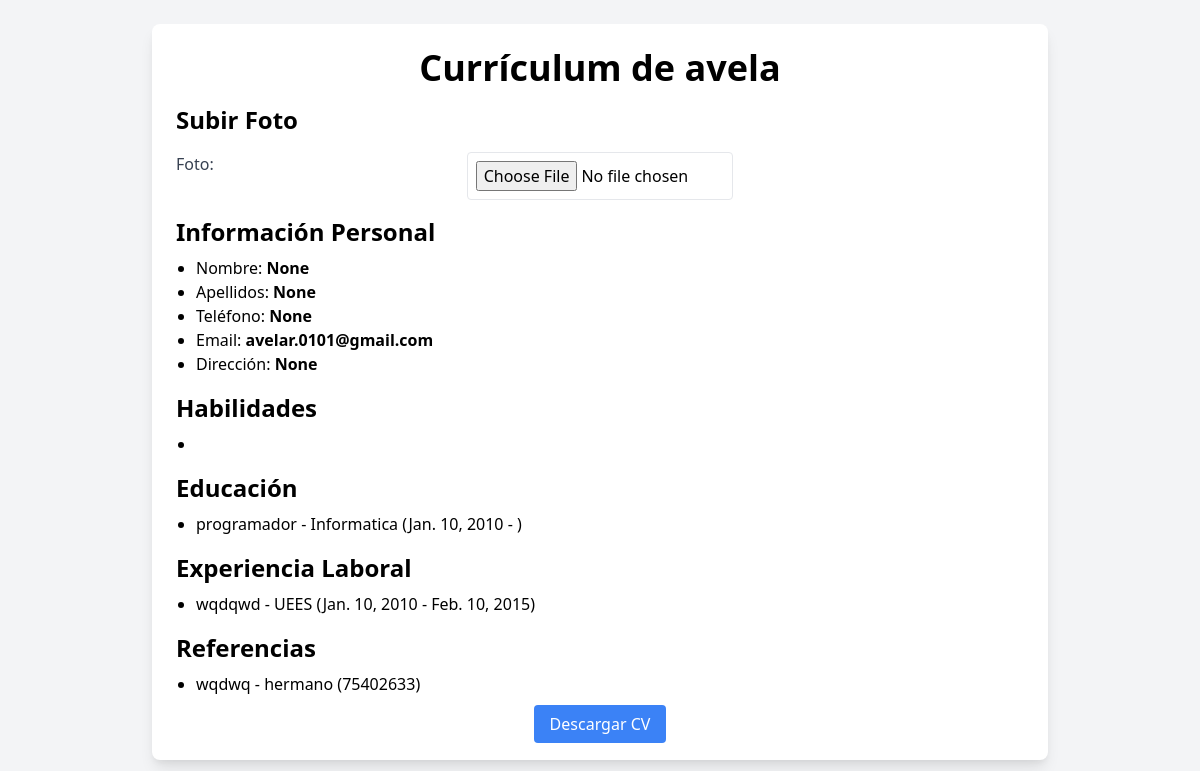
The app's page /curriculum/17/ (signed in) with its own data.
### curriculum/models.py (models this page shows, shortened)
class Curriculum(models.Model):
    usuario = models.ForeignKey(Usuario, on_delete=models.CASCADE)
    fecha_creacion = models.DateTimeField(auto_now_add=True)
    plantilla_seleccionada = models.CharField(max_length=100)
    formato_exportacion = models.CharField(max_length=100)
    nombres = models.CharField(max_length=100, blank=True, null=True)  # Campo para Nombres
    apellidos = models.CharField(max_length=100, blank=True, null=True)  # Campo para Apellidos
    telefono = models.CharField(max_length=15, blank=True, null=True)  # Campo para Teléfono
    direccion = models.CharField(max_length=255, blank=True, null=True)  # Campo para Dirección
    foto = models.ImageField(upload_to='fotos/', null=True, blank=True)
    from django.db import models

class Usuario(AbstractUser):
    es_premium = models.BooleanField(default=False)
    groups = models.ManyToManyField(
        'auth.Group',
        related_name='usuarios_curriculum',  # Agrega related_name aquí
        blank=True,
        help_text='The groups this user belongs to. A user will get all permissions granted to each of their groups.',
        verbose_name='groups',
    )
    user_permissions = models.ManyToManyField(
        'auth.Permission',
        related_name='usuarios_curriculum',  # Agrega related_name aquí
        blank=True,
        help_text='Specific permissions for this user.',
        verbose_name='user permissions'
    )

class Educacion(models.Model):
    curriculum = models.ForeignKey(Curriculum, on_delete=models.CASCADE, related_name="educaciones")
    institucion = models.CharField(max_length=100)
    titulo = models.CharField(max_length=100)
    fecha_inicio = models.DateField()
    fecha_finalizacion = models.DateField()

class ExperienciaLaboral(models.Model):
    curriculum = models.ForeignKey(Curriculum, on_delete=models.CASCADE, related_name="experiencias")
    empresa = models.CharField(max_length=100)
    cargo = models.CharField(max_length=100)
    fecha_inicio = models.DateField()
    fecha_fin = models.DateField()
    descripcion = models.TextField()

class Referencia(models.Model):
    curriculum = models.ForeignKey(Curriculum, on_delete=models.CASCADE, related_name="referencias")
    nombre = models.CharField(max_length=100)
    edad = models.IntegerField()
    telefono = models.CharField(max_length=15)
    parentesco = models.CharField(max_length=100)

### curriculum/views.py (the view)
# urls.py: path('curriculum/<int:curriculum_id>/', views.curriculum_detalle, name='curriculum_detalle'),  # Detalles del currículum
@login_required
def curriculum_detalle(request, curriculum_id):
    curriculum = get_object_or_404(Curriculum, id=curriculum_id)
    if curriculum.usuario != request.user:
        return HttpResponseForbidden("No tienes permiso para acceder a este currículum.")
    experiencias = curriculum.experiencias.all()
    educaciones = curriculum.educaciones.all()
    habilidades = curriculum.habilidades.all()
    referencias = curriculum.referencias.all()
    context = {
        'curriculum': curriculum,
        'usuario': curriculum.usuario,
        'experiencias': experiencias,
        'educaciones': educaciones,
        'habilidades': habilidades,
        'referencias': referencias,
    }
    return render(request, 'curriculum/cv_template_1.html', context)

### curriculum/templates/curriculum/cv_template_1.html (shortened to what this page needs)
{% load static %}
<!DOCTYPE html>
<html lang="es">
<head>
    <link rel="stylesheet" href="{% static 'css/styles.css' %}">
    <link href="https://cdn.jsdelivr.net/npm/tailwindcss@2.2.19/dist/tailwind.min.css" rel="stylesheet">
</head>
<body class="bg-gray-100 p-6">
    <div class="max-w-4xl mx-auto bg-white shadow-lg rounded-lg p-6">
        <h1 class="text-4xl font-bold text-center mb-4">Currículum de {{ curriculum.usuario.username }}</h1>
        <h2 class="text-2xl font-semibold mb-4">Subir Foto</h2>
        <div class="grid grid-cols-1 md:grid-cols-3 gap-6 mb-4">
            <label for="id_foto" class="block text-gray-700">Foto:</label>
            <input type="file" name="foto" id="id_foto" accept="image/*" class="border rounded p-2">
        </div>
        <h2 class="text-2xl font-semibold mb-2">Información Personal</h2>
        <ul class="list-disc ml-5 mb-4">
            <li>Nombre: <strong>{{ curriculum.nombres }}</strong></li>
            <li>Apellidos: <strong>{{ curriculum.apellidos }}</strong></li>
            <li>Teléfono: <strong>{{ curriculum.telefono }}</strong></li>
            <li>Email: <strong>{{ curriculum.usuario.email }}</strong></li>
            <li>Dirección: <strong>{{ curriculum.direccion }}</strong></li>
        </ul>
        <h2 class="text-2xl font-semibold mb-2">Habilidades</h2>
        {% if habilidades %}
            <ul class="list-disc ml-5 mb-4">
            {% for habilidad in habilidades %}
                <li>{{ habilidad.nombre }}</li>
            {% endfor %}
            </ul>
        {% else %}
            <p>No hay habilidades disponibles.</p>
        {% endif %}
        <h2 class="text-2xl font-semibold mb-2">Educación</h2>
        {% if educaciones %}
            <ul class="list-disc ml-5 mb-4">
            {% for educacion in educaciones %}
                <li>{{ educacion.titulo }} - {{ educacion.institucion }} ({{ educacion.fecha_inicio }} - {{ educacion.fecha_fin }})</li>
            {% endfor %}
            </ul>
        {% else %}
            <p>No hay información de educación disponible.</p>
        {% endif %}
        <h2 class="text-2xl font-semibold mb-2">Experiencia Laboral</h2>
        {% if experiencias %}
            <ul class="list-disc ml-5 mb-4">
            {% for experiencia in experiencias %}
                <li>{{ experiencia.cargo }} - {{ experiencia.empresa }} ({{ experiencia.fecha_inicio }} - {{ experiencia.fecha_fin }})</li>
            {% endfor %}
            </ul>
        {% else %}
            <p>No hay experiencia laboral disponible.</p>
        {% endif %}
        <h2 class="text-2xl font-semibold mb-2">Referencias</h2>
        {% if referencias %}
            <ul class="list-disc ml-5 mb-4">
            {% for referencia in referencias %}
                <li>{{ referencia.nombre }} - {{ referencia.parentesco }} ({{ referencia.telefono }})</li>
            {% endfor %}
            </ul>
        {% else %}
            <p>No hay referencias disponibles.</p>
        {% endif %}
        <div class="text-center">
            <a href="{% url 'descargar_cv_1' curriculum.usuario.id %}" class="bg-blue-500 text-white py-2 px-4 rounded hover:bg-blue-700">
                Descargar CV
            </a>
        </div>
    </div>
</body>
</html>

### static/css/styles.css (style rules this page uses)
html, :host { line-height: 1.5; -webkit-text-size-adjust: 100%; -moz-tab-size: 4; -o-tab-size: 4; tab-size: 4; font-family: ui-sans-serif, system-ui, sans-serif, "Apple Color Emoji", "Segoe UI Emoji", "Segoe UI Symbol", "Noto Color Emoji"; font-feature-settings: normal; font-variation-settings: normal; -webkit-tap-highlight-color: transparent; }
body { margin: 0; line-height: inherit; }
h1, h2, h3, h4, h5, h6 { font-size: inherit; font-weight: inherit; }
a { color: inherit; text-decoration: inherit; }
b, strong { font-weight: bolder; }
button, input, optgroup, select, textarea { font-family: inherit; font-feature-settings: inherit; font-variation-settings: inherit; font-size: 100%; font-weight: inherit; line-height: inherit; letter-spacing: inherit; color: inherit; margin: 0; padding: 0; }
blockquote, dl, dd, h1, h2, h3, h4, h5, h6, hr, figure, p, pre { margin: 0; }
ol, ul, menu { list-style: none; margin: 0; padding: 0; }
input::placeholder, textarea::placeholder { opacity: 1; color: #9ca3af; }
.mx-auto { margin-left: auto; margin-right: auto; }
.mb-2 { margin-bottom: 0.5rem; }
.mb-4 { margin-bottom: 1rem; }
.block { display: block; }
.grid { display: grid; }
.list-disc { list-style-type: disc; }
.grid-cols-1 { grid-template-columns: repeat(1, minmax(0, 1fr)); }
.gap-6 { gap: 1.5rem; }
.rounded { border-radius: 0.25rem; }
.rounded-lg { border-radius: 0.5rem; }
.border { border-width: 1px; }
.bg-blue-500 { --tw-bg-opacity: 1; background-color: rgb(59 130 246 / var(--tw-bg-opacity)); }
.bg-gray-100 { --tw-bg-opacity: 1; background-color: rgb(243 244 246 / var(--tw-bg-opacity)); }
.bg-white { --tw-bg-opacity: 1; background-color: rgb(255 255 255 / var(--tw-bg-opacity)); }
.p-6 { padding: 1.5rem; }
.px-4 { padding-left: 1rem; padding-right: 1rem; }
.py-2 { padding-top: 0.5rem; padding-bottom: 0.5rem; }
.text-center { text-align: center; }
.text-2xl { font-size: 1.5rem; line-height: 2rem; }
.text-4xl { font-size: 2.25rem; line-height: 2.5rem; }
.font-bold { font-weight: 700; }
.font-semibold { font-weight: 600; }
.text-gray-700 { --tw-text-opacity: 1; color: rgb(55 65 81 / var(--tw-text-opacity)); }
.text-white { --tw-text-opacity: 1; color: rgb(255 255 255 / var(--tw-text-opacity)); }
.shadow-lg { --tw-shadow: 0 10px 15px -3px rgb(0 0 0 / 0.1), 0 4px 6px -4px rgb(0 0 0 / 0.1); --tw-shadow-colored: 0 10px 15px -3px var(--tw-shadow-color), 0 4px 6px -4px var(--tw-shadow-color); box-shadow: var(--tw-ring-offset-shadow, 0 0 #0000), var(--tw-ring-shadow, 0 0 #0000), var(--tw-shadow); }

### records on screen
Curriculum: usuario.username "avela", nombres "None", apellidos "None", telefono "None", usuario.email "avelar.0101@gmail.com", direccion "None"
Educacion: titulo "programador", institucion "Informatica", fecha_inicio "Jan. 10, 2010"
ExperienciaLaboral: cargo "wqdqwd", empresa "UEES", fecha_inicio "Jan. 10, 2010", fecha_fin "Feb. 10, 2015"
Referencia: nombre "wqdwq", parentesco "hermano", telefono "75402633"
